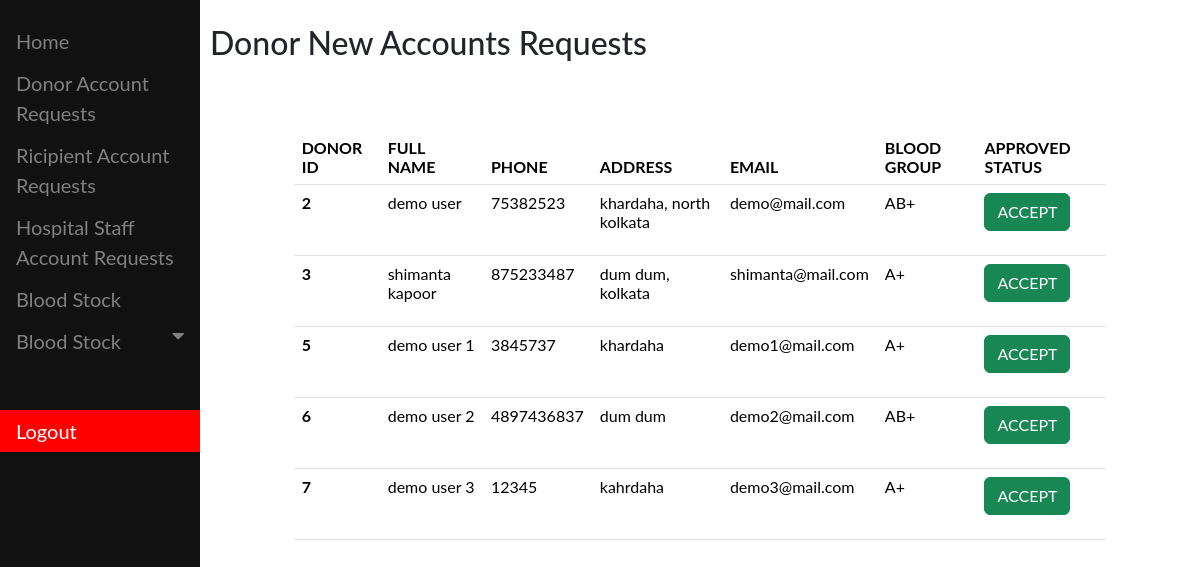
/bank_admin/donor_requets/ (signed in), run on an earlier commit of the app's database.
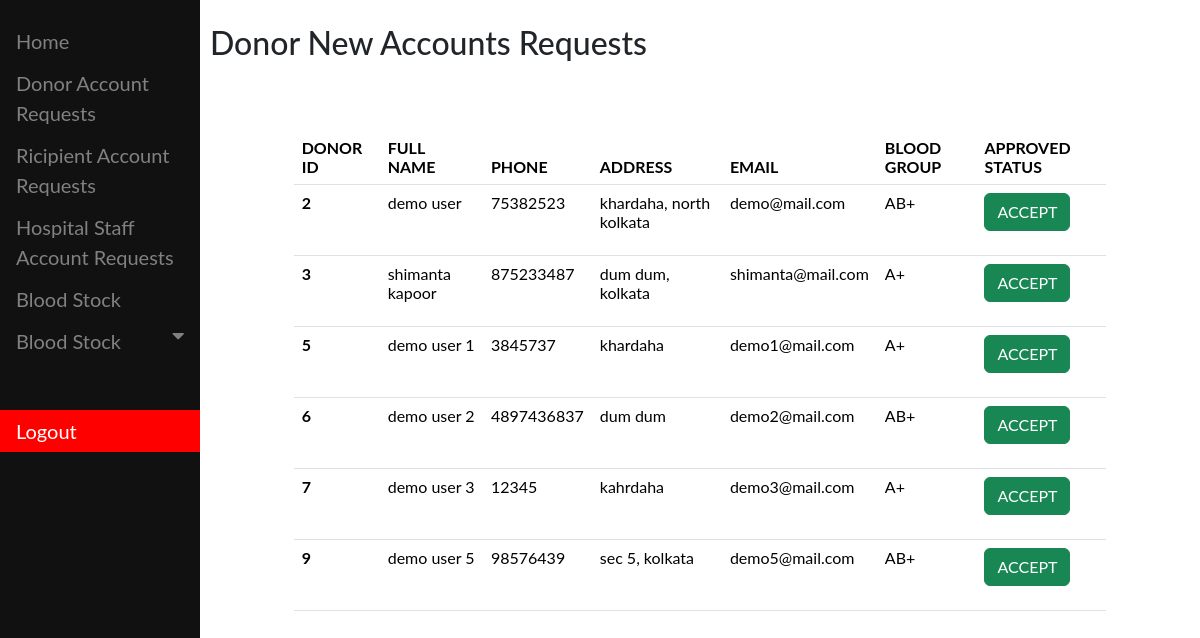
And on a later commit of the database.
### core/models.py (models this page shows, shortened)
class User(AbstractBaseUser, PermissionsMixin):
    first_name = models.CharField(max_length=15)
    last_name = models.CharField(max_length=15)
    email = models.EmailField(max_length=200, unique=True)
    address = models.TextField(null=True)
    phone = models.BigIntegerField(null=True, unique=True)
    status = models.BooleanField(default=False)
    is_donor = models.BooleanField(default=False, null=True)
    is_receipient = models.BooleanField(default=False, null=True)
    is_hospital_stff = models.BooleanField(null=True,default=False)
    blood_group = models.ForeignKey(Bloodstock, on_delete=models.CASCADE, null=True)
    is_manager = models.BooleanField(default=False, null=True)
    is_active = models.BooleanField(default=True)
    is_staff = models.BooleanField(default=False)
    is_superuser = models.BooleanField(default=False)
    objects = UserManager()
    USERNAME_FIELD = "email"
    REQUIRED_FIELDS = ["first_name", "last_name"]

class Bloodstock(models.Model):
    blood_type = models.CharField(max_length=5)
    quantity = models.IntegerField()
    def __str__(self):
        return self.blood_type

### bloodbank/views.py (the view)
# urls.py: path("donor_requets/",DonorRequestView,name="donor_new_requests"),
def DonorRequestView(request):
    user = request.user
    if user.is_authenticated:
        if user.is_superuser:
            user = User.objects.filter(is_donor=True, status=False)
            return render(
                request, "dashboard/donor_requests.html", context={"donor": user}
            )
        else:
            return HttpResponse("not an admin!")
    else:
        return redirect("/bank_admin/")

### bloodbank/templates/dashboard/donor_requests.html (shortened to what this page needs)
{% extends "base_bank.html" %}
{% block bank_sidebar %}
<div class="main">
  <h2>Donor New Accounts Requests</h2>
  <div class="row">
    <div class="col-1"></div>
    <div class="col-10">
      <br>
      <br>
        <table class="table">
            <thead>
              <tr>
                <th scope="col">DONOR ID</th>
                <th scope="col">FULL NAME</th>
                <th scope="col">PHONE</th>
                <th scope="col">ADDRESS</th>
                <th scope="col">EMAIL</th>
                <th scope="col">BLOOD GROUP</th>
                <th scope="col">APPROVED STATUS</th>
              </tr>
            </thead>
            <tbody>
                {% for x in donor %}
              <tr>
                <th scope="row">{{x.id}}</th>
                <td>{{x.first_name}} {{x.last_name}}</td>
                <td>{{x.phone}}</td>
                <td>{{x.address}}</td>
                <td>{{x.email}}</td>
                <td>{{x.blood_group}}</td>
                <td>
                  <form action="{% url 'approve_donor' %}" method="post">
                    <button type="submit" class="btn btn-success">ACCEPT</button>
                  </form>
                </td>
              </tr>
              {% endfor %}
            </tbody>
          </table>
    </div>
    <div class="col-1"></div>
</div>
</div>
{% endblock %}

What changed in the data, as far as the page shows it:
added User: id "9", first_name "demo", last_name "user 5", phone "98576439", address "sec 5, kolkata", email "demo5@mail.com", blood_group "AB+"
